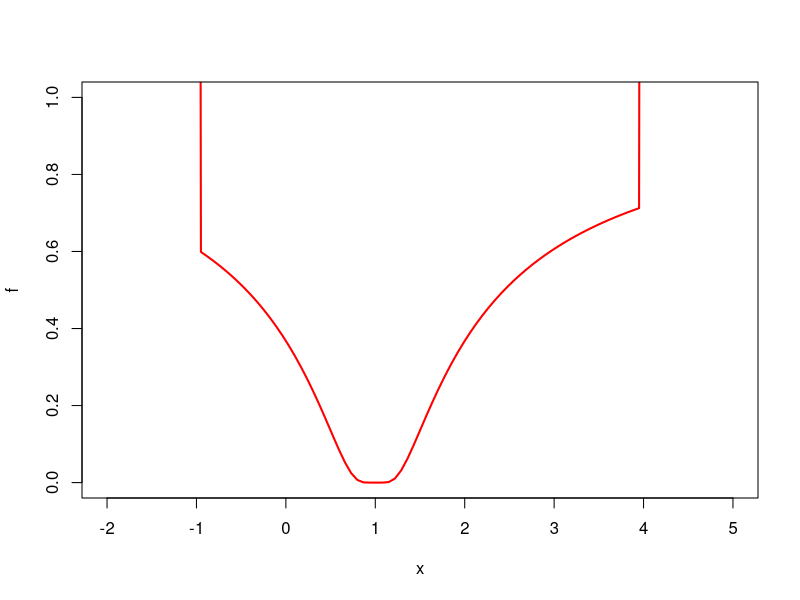
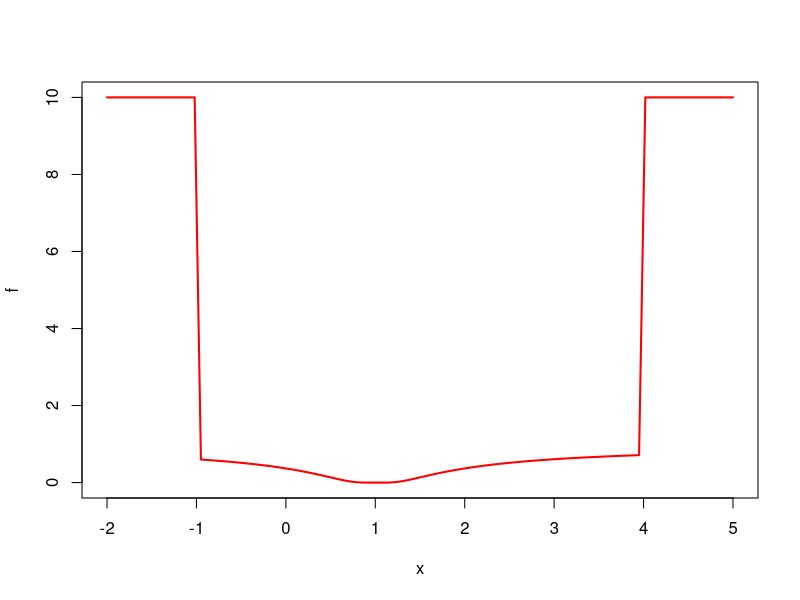
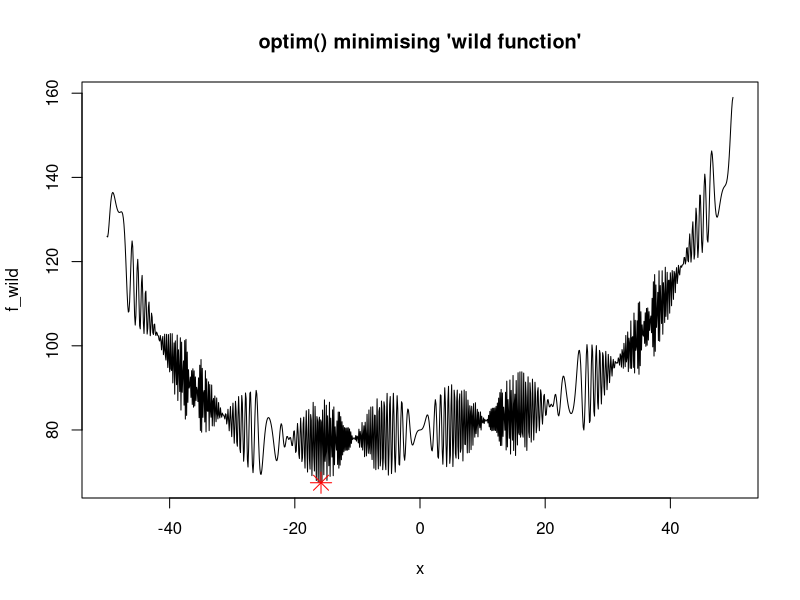

The R source for these figures, in order:

################################################################################
#
# QMB 6358: Software Tools for Business Analytics
# Examples of Numerical Methods in R
#
# Lealand Morin, Ph.D.
# Assistant Professor
# Department of Economics
# College of Business
# University of Central Florida
#
# August 11, 2020
#
################################################################################
#
# This program provides introductory examples of numerical methods
# for optimization.
#
#
#
################################################################################

# Clear workspace.
# The remove function removes everything in the workspace when the list is all.
rm(list=ls(all=TRUE))

# Load library of functions.
# source('MyRcode1.R')

# Load packages.
# library(name_of_R_package_goes_here)


# Set working directory.
# wd_path <- '/path/to/your/folder'
# Not required, since this program does not interact with other files.
# setwd(wd_path)




################################################################################
# Optimization
################################################################################

#--------------------------------------------------
# Single variable equations
#--------------------------------------------------

f <- function (x, a) (x - a)^2
xmin <- optimize(f, c(0, 1), tol = 0.0001, a = 1/3)
xmin


# You can make your function print out a progress report to see the iterations.
# Get the function to print to see where the function is evaluated:
# optimize(function(x) x^2*(print(x)-1), lower = 0, upper = 10)
# f2 <- function(x) x^2*(print(x)-1)
f2 <- function(x) {
  print(x)
  x^2*(x-1)
  }
optimize(f2, lower = 0, upper = 10)



# Now try a problem that is numerically challenging.
# "wrong" solution with unlucky interval and piecewise constant f():
f  <- function(x) ifelse(x > -1, ifelse(x < 4, exp(-1/abs(x - 1)), 10), 10)
fp <- function(x) { print(x); f(x) }

# Plot it to see what is going on.
plot(f, -2,5, ylim = 0:1, col = 'red', lwd = 2)
plot(f, xlim = c(-2,5), ylim = c(0,10), col = 'red', lwd = 2)
optimize(fp, c(-4, 20))   # doesn't see the minimum
optimize(fp, c(-7, 20))   # ok
# If you know the solution is in a particular range,
# the algorithm will work better:
optimize(fp, c(0, 2))
optimize(fp, c(0.9, 1.2))
# In some spots, it won't find the solution.
optimize(fp, c(5, 12))



#--------------------------------------------------
# Multiple variable equations
#--------------------------------------------------

# The Rosenbrock "Banana" function is a good example.
f_banana <- function(x) {
  x1 <- x[1]
  x2 <- x[2]
  100 * (x2 - x1 * x1)^2 + (1 - x1)^2
}
# Supply the calculation of the gradient to improve optimization.
# Gradient means a vector of first derivatives.
gr_banana <- function(x) { ## Gradient of 'fr'
  x1 <- x[1]
  x2 <- x[2]
  c(-400 * x1 * (x2 - x1 * x1) - 2 * (1 - x1), # Dx_1
    200 *      (x2 - x1 * x1))# Dx_2
}

# Optimize the function itself.
optim(c(-1.2,1), f_banana)

# Optimize with vector of derivatives (the BFGS algorithm is a quasi-Newton method).
soln_banana <- optim(c(-1.2,1), f_banana, gr_banana, method = "BFGS")


# There are many algorithms to perform the solution.
# In practice, you might try several, to make sure
# that your "solution" is in fact an optimum.
# Compare with other algorithms:
# This calculates the Hessian (second derivatives):
optimHess(soln_banana$par, f_banana, gr_banana)
# It is calculated with the hessian = TRUE argument.
optim(c(-1.2,1), f_banana, NULL, method = "BFGS", hessian = TRUE)


## These do not converge in the default number of steps
optim(c(-1.2,1), f_banana, gr_banana, method = "CG")
optim(c(-1.2,1), f_banana, gr_banana, method = "CG", control = list(type = 2))
optim(c(-1.2,1), f_banana, gr_banana, method = "L-BFGS-B")
# But most of them are close.


#--------------------------------------------------
# Multivariate optimization with constraints
#--------------------------------------------------

# Consider another function.
f_bound <- function(x) {
  p <- length(x); sum(c(1, rep(4, p-1)) * (x - c(1, x[-p])^2)^2)
}

# 25-dimensional box constrained
optim(rep(3, 25), f_bound, NULL, method = "L-BFGS-B",
      lower = rep(2, 25), upper = rep(4, 25)) # par[24] is *not* at boundary


# One more challenging function.
# "wild" function , global minimum at about -15.81515

f_wild <- function (x) {
  10*sin(0.3*x)*sin(1.3*x^2) + 0.00001*x^4 + 0.2*x+80
}
plot(f_wild, -50, 50, n = 1000, main = "optim() minimising 'wild function'")

soln_wild <- optim(50, f_wild, method = "SANN",
             control = list(maxit = 20000, temp = 20, parscale = 20))
soln_wild

# Now improve locally {typically only by a small bit}:
soln_wild_2 <- optim(soln_wild$par, f_wild, method = "BFGS")


# Plot the optimum over the plot of the function.
points(soln_wild_2$par,  soln_wild_2$value,  pch = 8, col = "red", cex = 2)



################################################################################
# End
################################################################################


